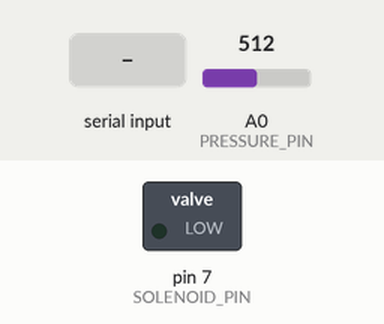
Simulated run of this sketch. Board: Arduino Uno, built with avr-gcc and run on an emulated ATmega328P. On the bench: switched loads named in the sketch (green lamp = pin HIGH). Inputs (shaded band) come from the test bench; at power-on: A0 (PRESSURE_PIN) = 512. What the sketch prints to the serial monitor is not drawn.

Above: at 1.2 s.
1.3 s: "o" received over Serial
At 2.5 s:
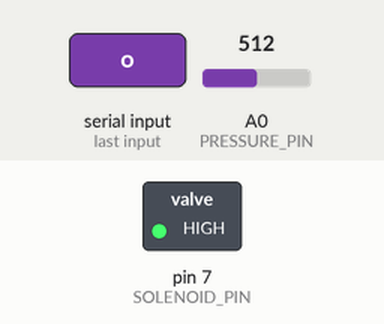
2.8 s: "c" received over Serial
At 4.1 s:
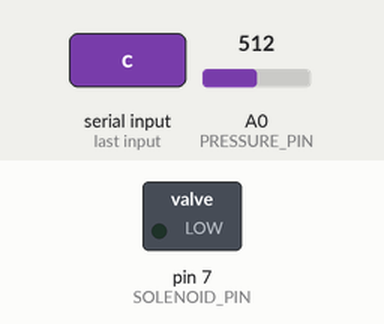
Timing chart, 0 to 5.8 s (numbered marks = the images above; inputs shaded):
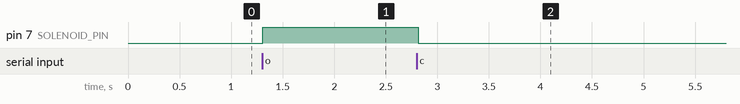

The sketch:

test_solenoidmanual.ino
```cpp
const int PRESSURE_PIN = A0;
const int SOLENOID_PIN = 7;
const float PSI_MAX = 150.0;

void setup() {
  Serial.begin(9600);
  pinMode(SOLENOID_PIN, OUTPUT);
  digitalWrite(SOLENOID_PIN, LOW);
  Serial.println("Send o to open, c to close");
  Serial.println("psi");
}

void loop() {
  if (Serial.available()) {
    char k = Serial.read();
    if (k == 'o') digitalWrite(SOLENOID_PIN, HIGH);
    if (k == 'c') digitalWrite(SOLENOID_PIN, LOW);
  }
  float v = analogRead(PRESSURE_PIN) * (5.0 / 1023.0);
  Serial.println((v - 0.489) * (PSI_MAX / 4.0), 2);
  delay(100);
}
```

Measured:
- after the input at 1.3 s, pin 7 (SOLENOID_PIN): LOW → HIGH at once
- after the input at 2.8 s, pin 7 (SOLENOID_PIN): HIGH → LOW at once
